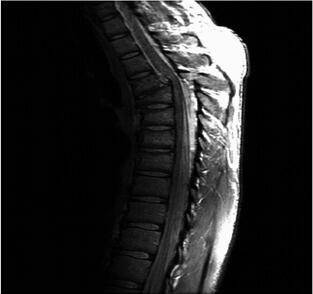
#> input picture 实验二/t3.jpg, 313 x 294 px
$ python '对数变换.py'
#> lines starting #> are read from the running program, lines starting #| are printed output that depends on the picture
#!/usr/bin/env python3
# -*- coding: utf-8 -*-
"""
Created on Tue Nov 24 23:11:50 2020
指数变换
@author: hou
"""

import numpy as np
import matplotlib.pyplot as plt
import cv2

#伽玛变换
def gamma(img, c, v):
    lut = np.zeros(256, dtype=np.float32)
    for i in range(256):
        lut[i] = c * i ** v
    output_img = cv2.LUT(img, lut) #像素灰度值的映射
    output_img = np.uint8(output_img)
    return output_img

#读取原始图像
img = cv2.imread('t3.jpg')
#> img is the input picture: shape (294, 313, 3); min 0, max 255, mean 34.2

#图像灰度伽玛变换
output1 = gamma(img, 20,0.6)
#> in gamma, `output_img = cv2.LUT(img, lut)`:
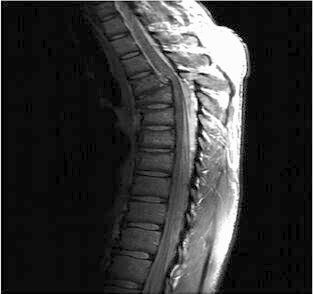
#> output_img: shape (294, 313, 3) float32; min 0, max 555.8, mean 116; drawn with min black and max white
#> in gamma, `output_img = np.uint8(output_img)`:
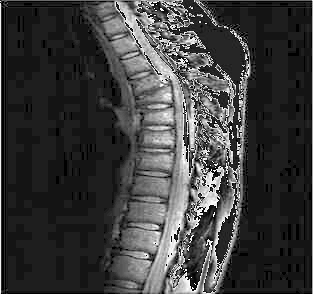
#> output_img: shape (294, 313, 3); min 0, max 255, mean 61.8
output2 = gamma(img, 20,0.4)
#> call 2 of gamma, with c = 20, v = 0.4
#> in gamma (call 2), `output_img = cv2.LUT(img, lut)`:
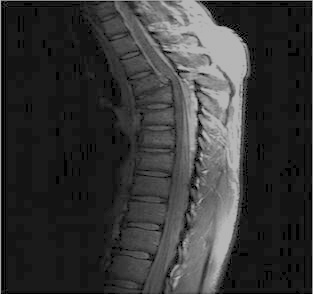
#> output_img: shape (294, 313, 3) float32; min 0, max 183.5, mean 54.9

#显示图像
cv2.imshow('Imput', img)
cv2.imshow('Output1', output1)
cv2.imshow('Output2', output2)
cv2.imwrite("./tz1.jpg", output1, [int(cv2.IMWRITE_JPEG_QUALITY), 100])
cv2.imwrite("./tz2.jpg", output2, [int(cv2.IMWRITE_JPEG_QUALITY), 100])

cv2.waitKey(0)
cv2.destroyAllWindows()
